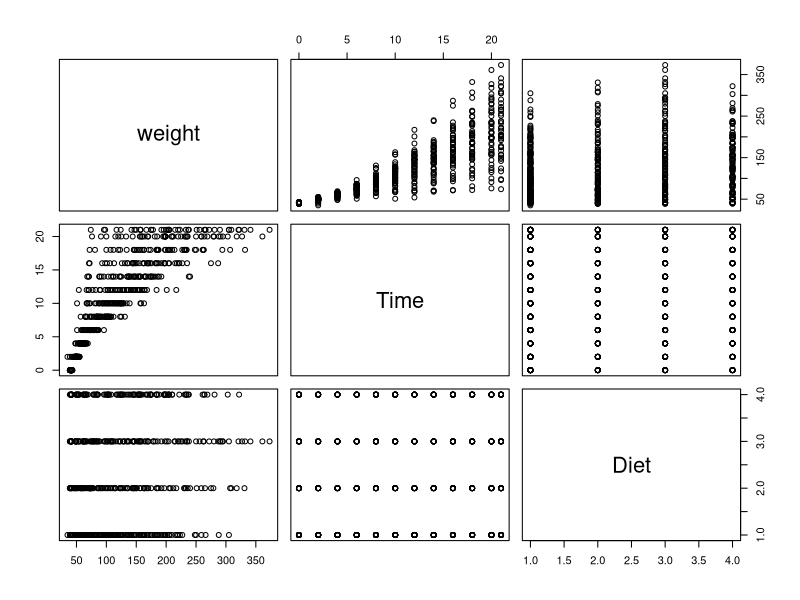

This chart was generated by the following R code:
## ---- chunk 1
data(ChickWeight)
head(ChickWeight)
# globally round all output to two digits
options(digits = 2)
## ---- chunk 2
pairs(ChickWeight[ ,-3])
